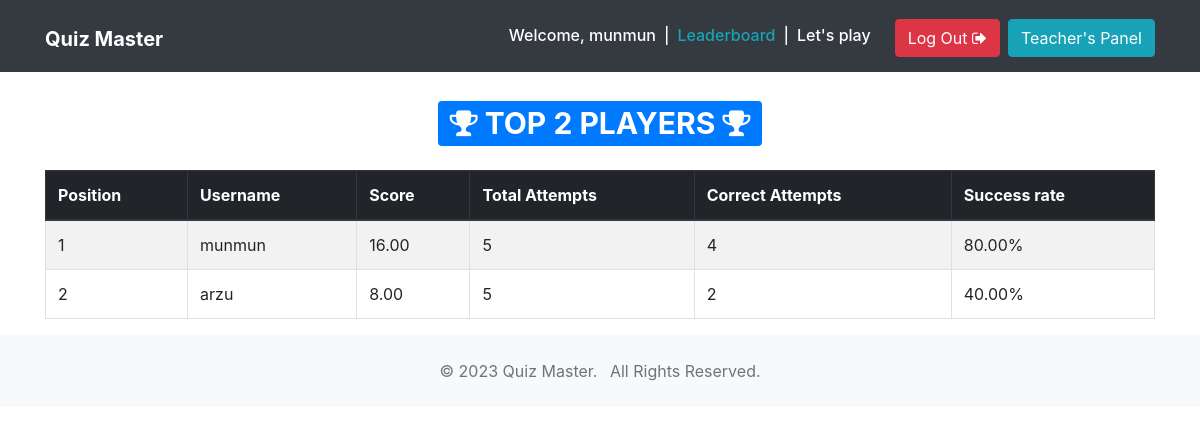
/leaderboard/ (signed in), run on the app's committed database.
### quiz/models.py (models this page shows, shortened)
class QuizProfile(TimeStampedModel):
    user = models.OneToOneField(User, on_delete=models.CASCADE)
    total_score = models.DecimalField(_('Total Score'), default=0, decimal_places=2, max_digits=10)
    @classmethod
    def get_rankings(cls):
        rankings = QuizProfile.objects.select_related(
            'user',
        ).annotate(
            total_attempts=Count('attempts'),
            correct_attempts=Sum(Case(When(attempts__is_correct=True, then=1), default=0, output_field=models.IntegerField())),
            success_rate=Cast(100.0 * F('correct_attempts') / F('total_attempts'), models.FloatField())
        ).order_by(
            '-total_score',
            '-correct_attempts',
            '-success_rate',
            'created'
        )
        return rankings

### quiz/views.py (the view)
# urls.py: re_path(r'^leaderboard/$', views.leaderboard, name='leaderboard'),
def leaderboard(request):
    top_quiz_profiles = QuizProfile.get_rankings()[:500]
    total_count = top_quiz_profiles.count()
    context = {
        'top_quiz_profiles': top_quiz_profiles,
        'total_count': total_count,
    }
    return render(request, 'quiz/leaderboard.html', context=context)

### templates/quiz/leaderboard.html (shortened to what this page needs)
{% extends 'base.html' %}
{% load humanize %}
{% block content %}
<div class="container">
    <h1 class="text-center my-4"><span class="badge badge-primary"><i class="fa fa-trophy" aria-hidden="true"></i> TOP {{ total_count }} PLAYERS <i class="fa fa-trophy" aria-hidden="true"></i></span></h1>
    <table class="table table-striped table-bordered">
        <thead class="thead-dark">
            <tr>
                <th>Position</th>
                <th>Username</th>
                <th>Score</th>
                <th>Total Attempts</th>
                <th>Correct Attempts</th>
                <th>Success rate</th>
            </tr>
        </thead>
        <tbody>
            {% for quiz_profile in top_quiz_profiles %}
            <tr>
                <td>{{ forloop.counter }}</td>
                <td>{{ quiz_profile.user.username }}</td>
                <td>{{ quiz_profile.total_score }}</td>
                <td>{{ quiz_profile.total_attempts }}</td>
                <td>{{ quiz_profile.correct_attempts }}</td>
                <td>{{ quiz_profile.success_rate|floatformat:2 }}%</td>
            </tr>
            {% endfor %}
        </tbody>
    </table>
</div>
{% endblock content %}

### templates/base.html (shortened to what this page needs)
{% load static %}
<!doctype html>
<html lang="en">
<head>
    <link rel="stylesheet" href="https://maxcdn.bootstrapcdn.com/bootstrap/4.0.0-beta.2/css/bootstrap.min.css">
    <link rel="stylesheet" href="https://maxcdn.bootstrapcdn.com/font-awesome/4.7.0/css/font-awesome.min.css">
</head>
<body class="bg-white">
    <nav class="navbar navbar-expand-md navbar-dark bg-dark">
        <div class="container">
            <h1><a href="{% url 'quiz:home' %}" class="navbar-brand">
                <strong>Quiz Master</strong></a></h1>
            <div class="collapse navbar-collapse justify-content-end " id="navbar">
                {% if not request.user.is_active %}
                <a href="{% url 'quiz:leaderboard' %}" class="btn btn-info mt-1 mx-1">Leaderboard</a>
                <a href="{% url 'quiz:login' %}" class="btn btn-success mt-1 ml-2"><i class="fa fa-sign-in" aria-hidden="true"></i> Log In</a>
                {% else %}
                <h6 class="text-white mt-2 mr-2">Welcome, {{ request.user.username }}</h6>
                <h6 class="text-light mt-2 mr-2">|</h6>
                <h6 class="text-white mt-2 mr-2"><a href="{% url 'quiz:leaderboard' %}" class="text-info">Leaderboard</a></h6>
                <h6 class="text-light mt-2 mr-2">|</h6>
                <h6 class="mt-2"><a href="{% url 'quiz:play' %}" class="text-white">Let's play</a></h6>
                <a href="{% url 'quiz:logout' %}" class="btn btn-danger mt-1 ml-4">Log Out <i class="fa fa-sign-out" aria-hidden="true"></i></a>
                {% endif %}
                <a href="{% url 'admin:login' %}" class="btn btn-info mt-1 ml-2">Teacher's Panel</a>
            </div>
        </div>
    </nav>
    {% block content %}
    {% endblock content %}
    <footer class="bg-light text-muted py-0">
        <div class="container py-4">
            <ul class="list-inline mb-0 text-center">
                <li class="list-inline-item">&copy; 2023 Quiz Master.</li>
                <li class="list-inline-item">All Rights Reserved.</li>
            </ul>
        </div>
    </footer>
</body>
</html>

### data on the page
QuizProfile: user.username "munmun", total_score "16.00", total_attempts "5", correct_attempts "4", success_rate "80.00"
QuizProfile: user.username "arzu", total_score "8.00", total_attempts "5", correct_attempts "2", success_rate "40.00"

### other printed values
{{ request.user.username }} "munmun"
{{ total_count }} "2"
